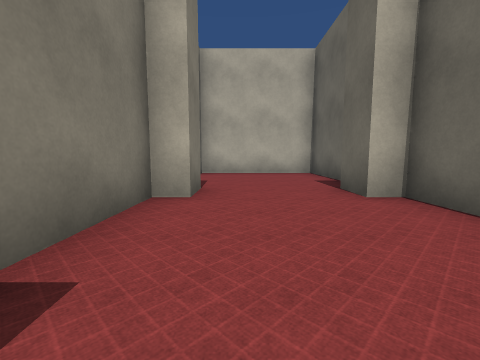
[1] (above)

16 first-person views from a walk through a 3-D level made in the Unity game engine. The camera is 1.2 m above the floor, tilts 6° down and sees 90° across. The floor is counted in squares, 1.8 m on a side. Each view is taken from the middle of a square. On the plan, view 1 faces up. The plan holds only what a view shows up to about 9 squares ahead; the rest is blank. The place goes on beyond the plan. The player character is not drawn. Surface patterns are stand-ins for the level's own textures.

[2]
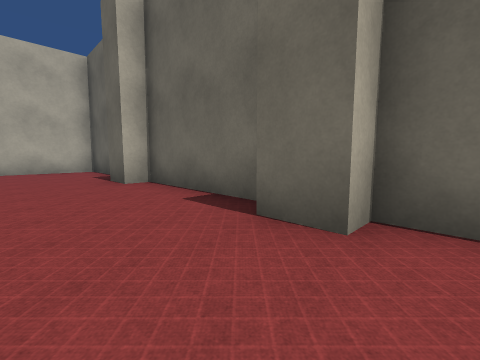

[3]
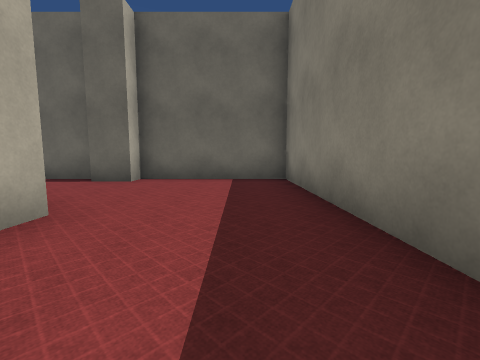

[4]
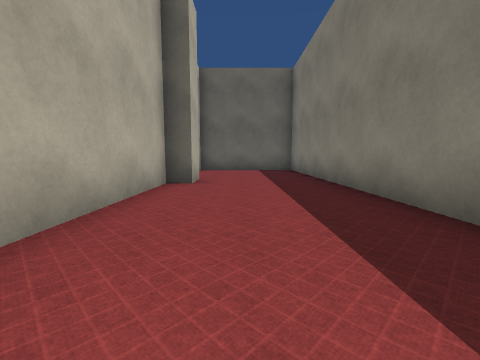

[5]
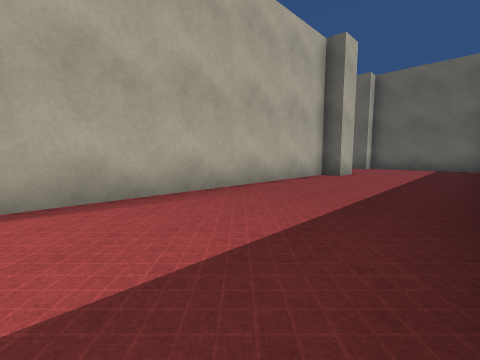

[6]
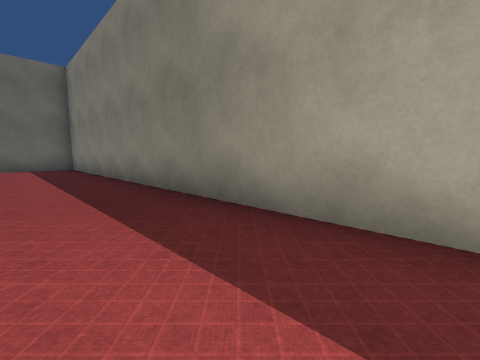

[7]
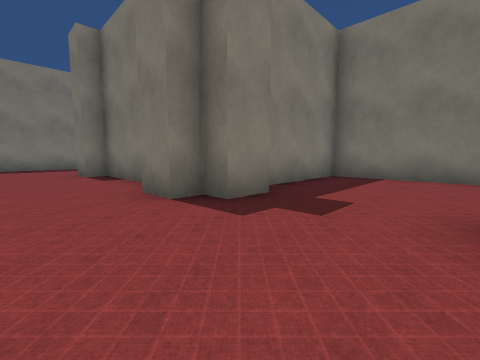

[8]
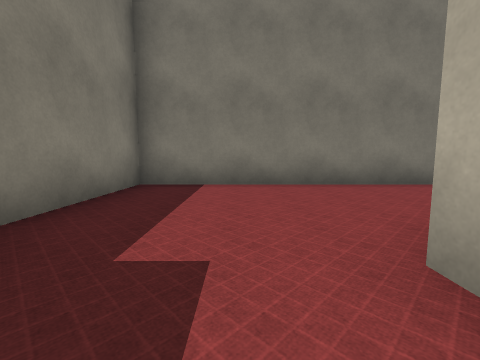

[9]
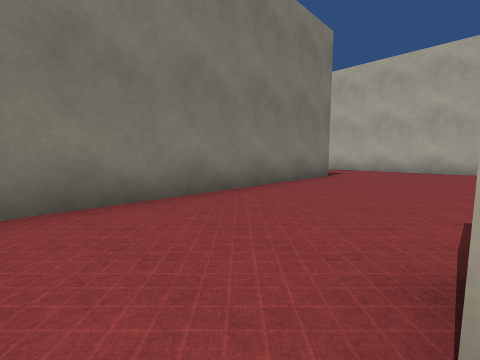

[10]
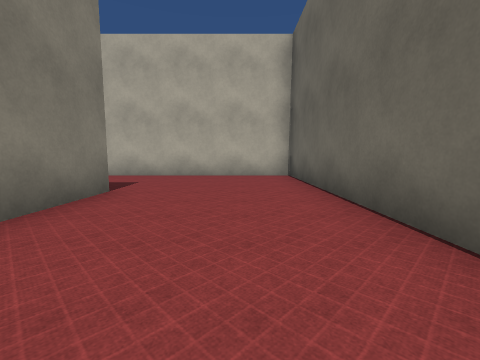

[11]
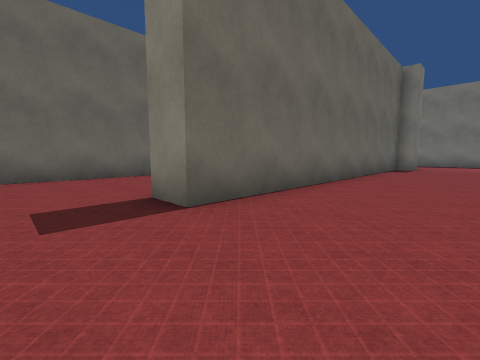

[12]
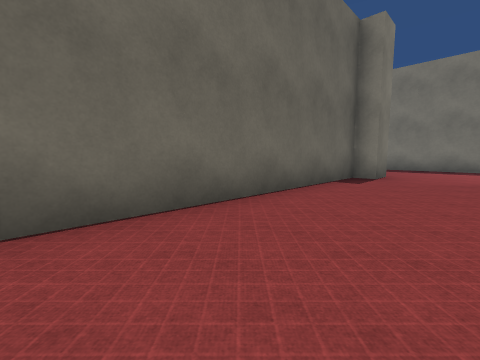

[13]
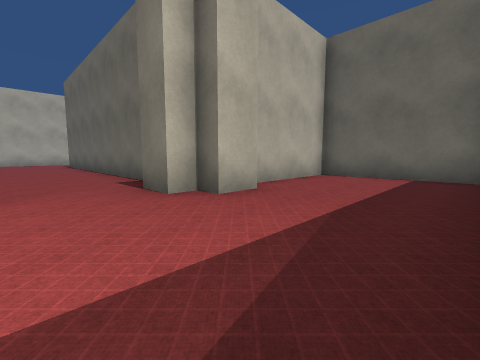

[14]
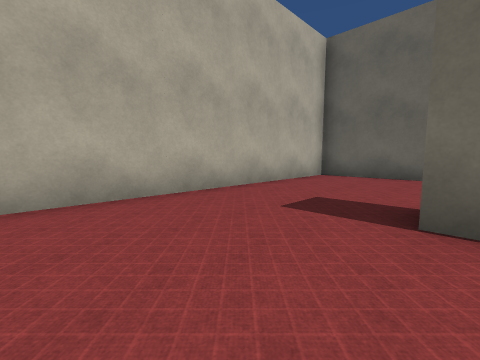

[15]
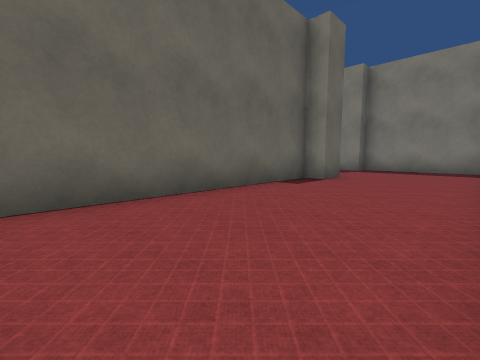

[16]
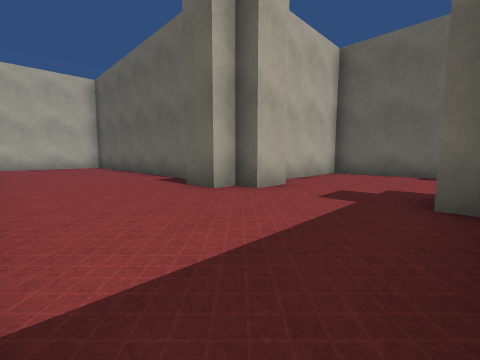

### Floor plan
Points are (right, up) in squares from view 1. A wall is a line through its corners. A room is listed if a view was taken in it or the views show most of it. See-through windows are left out.
Room 1 (view 1)
walls: (2.6, 0) (2.6, 3.7) (2, 3.7); (-0.8, 3.7) (-1.4, 3.7) (-1.4, -0.3) (-0.8, -0.3) (-0.8, -1.2); (2, -1.3) (2, -0.2)
ways out: opening at (0.5, -1) to room 2; opening at (0.5, 4) to room 3
Room 2 (views 2, 3, 4, 5, 6)
walls: (-1.4, -1.9) (-2.4, -1.9) (-2.4, -1.3) (-10.1, -1.3); (-10.1, -5.3) (2.6, -5.3) (2.6, -1.3) (2, -1.3)
ways out: opening at (0.5, -1) to room 1
Room 3 (views 7, 8, 9, 10, 11, 12, 14, 15, 16)
walls: (-1.4, 8.1) (-2.4, 8.1) (-2.4, 8.7) (-3, 8.7) (-3, 9.7) (-2.4, 9.7) (-2.4, 18.7) (-10.1, 18.7); (-2.4, 4.9) (-2.4, 5.4) (-1.4, 5.4) (-1.4, 4.7) (-0.8, 4.7) (-0.8, 3.7); (-8, 3.7) (-8, 4.7) (-7.4, 4.7) (-7.4, 15.3) (-6.4, 15.3) (-6.4, 4.7) (-3.1, 4.7); (2.6, 5.8) (2.6, 8.7) (-1.4, 8.7); (2, 3.7) (2, 4.8)
ways out: opening at (0.5, 4) to room 1; opening at (-9.5, 3.5) to room 4
Room 4 (view 13)
walls: (-6.4, 3.1) (-7.4, 3.1) (-7.4, 3.7) (-8, 3.7); (-2.4, -0.1) (-2.4, 3.7) (-5.8, 3.7); (-10, -0.3) (-9.4, -0.3)
ways out: opening at (-9.5, 3.5) to room 3

Positions as (right, up) in squares from view 1, and headings:
1: (0, 0), facing up
2: (0, -2), facing up-right
3: (-4, -4), facing right
4: (-8, -3), facing right
5: (-10, -5), facing up-right
6: (-10, -3), facing down-right
7: (1, 8), facing down-left
8: (-1, 7), facing left
9: (-3, 8), facing up-left
10: (-4, 11), facing up
11: (-10, 17), facing down-right
12: (-10, 12), facing down-right
13: (-10, 0), facing up-right
14: (-10, 15), facing up-right
15: (-6, 16), facing down-right
16: (-6, 5), facing up-right
